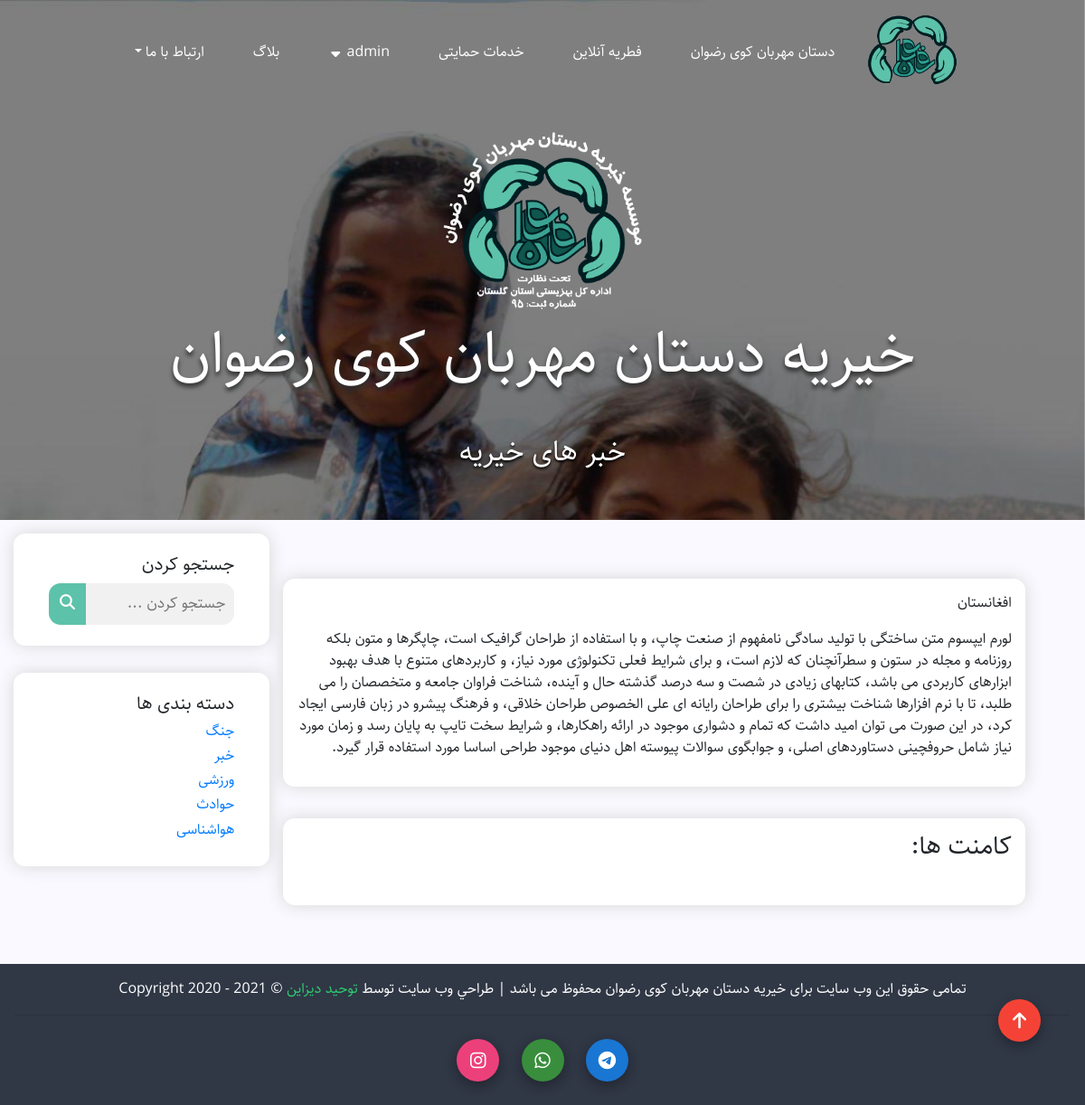
Screenshot of /news-category/1/ (signed in) with the database file from the repository.
### charity/models.py (models this page shows, shortened)
class Post(models.Model):
    STATUS_CHOICES = (
        ('draft', 'غیر فعال'),
        ('published', 'فعال'),
    )
    title = models.CharField(max_length=100, verbose_name='تیتر')
    user = models.ForeignKey('auth.User', on_delete=models.SET_NULL, null=True, blank=True, verbose_name='نویسنده')
    body = RichTextField(verbose_name='متن')
    image = models.ImageField(upload_to="image/", verbose_name='انتخاب عکس')
    time = models.DateTimeField(verbose_name='زمان')
    daste = models.ManyToManyField(Tag, verbose_name="دسته بندی", related_name='articles')
    status = models.CharField(max_length=10, choices=STATUS_CHOICES, default='published', verbose_name='وضعیت')
    class Meta:
        verbose_name = 'مقالات'
        verbose_name_plural = 'مقالات'
    def image_tag(self):
        return format_html("<img width=50 style='border-radius:5px;' src='{}'>".format(self.image.url))
    image_tag.short_description = 'عکس'

class Tag(models.Model):
    name = models.CharField(max_length=100, null=True, verbose_name='دسته بندی')
    slug = models.SlugField(max_length=100, unique=True, verbose_name='آدرس دسته بندی')
    status = models.BooleanField(default=True, verbose_name='آیا نمایش داده شود؟')
    positions = models.IntegerField(default=True, verbose_name='پوزیشن')
    class Meta:
        verbose_name = 'دسته بندی'
        verbose_name_plural = 'دسته بندی'
    def get_absolute_url(self):
        return reverse("category", args=[str(self.slug)])

### charity/views.py (the view)
# urls.py: path('news-category/<int:pk>/', views.NewsDetailView.as_view(), name='detail-news'),
class NewsDetailView(DetailView):
    model = Post
    template_name = 'main/category.html'
    context_object_name = 'category_post'
    def get_context_data(self, *args, **kwargs):
        context = super().get_context_data(**kwargs)
        context['category'] = Tag.objects.filter(status=True)
        return context

### templates/main/category.html (shortened to what this page needs)
{% extends 'base.html' %}
{% load static %}
{% block content %}
    <main>
        <div class="box-body">
            <div class="txt-name">
                <img src="{% static 'img/img-logo.png' %}" alt="">
                <p>خیریه دستان مهربان کوی رضوان</p>
            </div>
            <br>
            <div class="txt-ash">
                <h2>خبر های خیریه</h2>
            </div>
            <br>
            <br>
        </div>
    </div>
    <div class='main-news'>
        <div class='to-main-news1'>
                <div class="comment-post">
                    <p>{{category_post.title}}</p>
                    <p>{{category_post.body|safe}}</p>
                </div>
                <div class="comment-post">
                <h3>کامنت ها:</h3><br>
                </div>
        </div>
        <div class='to-main-news2'>
            <div class='search-box'>
                <h5>جستجو کردن</h5>
                <form class="example" method='GET' action="{% url 'search' %}" style="max-width:300px">
                <input type="text" placeholder="جستجو کردن ..." name="q">
                <button type="submit"><i class="fa fa-search"></i></button>
                </form>
            </div>
            <div class='search-box'>
                <h5> دسته بندی ها</h5>
                {% for cate in category %}
                <h6><a href="{{cate.get_absolute_url}}">{{cate.name}}</a></h6>
                {% endfor %}
            </div>
        </div>
    </div>
{% endblock content %}

### static/css/style2.css (style rules this page uses)
* { padding: 0; margin: 0; font-family: Sahel, serif; }
.main-news { width: 100%; height: auto; background-color: #F9F9FF; position: relative; padding: 15px; display: inline-flex; direction: rtl; text-align: right; }
.to-main-news1 { width: 75%; padding: 15px; height: auto; margin: 0 18px; }
.to-main-news2 { width: 25%; height: auto; }
.search-box { background-color: white; box-shadow: 0 0 19px #d7d7d7; border-radius: 13px; height: auto; padding: 23px 39px; margin-bottom: 30px; }
.search-box h6 { color: #626262; }
form.example input[type=text] { padding: 10px; font-size: 17px; border: none; float: right; width: 80%; border-radius: 0 13px 13px 0; background: #f1f1f1; }
form.example button { float: right; width: 20%; padding: 10px; background: #5dc2aa; color: white; font-size: 17px; border:none; border-radius: 13px 0 0 13px; cursor: pointer; }
form.example::after { content: ""; clear: both; display: table; }
.box-body div.txt-name { text-align: center; font-size: 66px; margin: auto; margin-top: 36px; color: white; text-shadow: 0 4px 5px #2e2e2e; }
.box-body div.txt-ash { text-align: center; color: white; font-size: 19px; text-shadow: 0 2px 3px black; }
.txt-name img { width: 220px; }
.comment-post { width: 100%; padding: 15px; height: auto; box-shadow: 0 0 19px #d7d7d7; margin: 35px 18px; border-radius: 13px; background-color: white; }

### rows the page displays
Post: title "افغانستان", body "لورم ایپسوم متن ساختگی با تولید سادگی نامفهوم از صنعت چاپ، و با استفاده از طراحان گرافیک است، چاپگرها و متون بلکه روزنامه و مجله در ستون و سطرآنچنان که لازم است، و برای شرایط فعلی تکنولوژی مورد نیاز، و کاربردهای متنوع با هدف بهبود ابزارهای کاربردی می باشد، کتابهای زیادی در شصت و سه درصد گذشته حال و آینده، شناخت فراوان جامعه و متخصصان را می طلبد، تا با نرم افزارها شناخت بیشتری را برای طراحان رایانه ای علی الخصوص طراحان خلاقی، و فرهنگ پیشرو در زبان فارسی ایجاد کرد، در این صورت می توان امید داشت که تمام و دشواری موجود در ارائه راهکارها، و شرایط سخت تایپ به پایان رسد و زمان مورد نیاز شامل حروفچینی دستاوردهای اصلی، و جوابگوی سوالات پیوسته اهل دنیای موجود طراحی اساسا مورد استفاده قرار گیرد."
Tag: name "جنگ"
Tag: name "خبر"
Tag: name "ورزشی"
Tag: name "حوادث"
Tag: name "هواشناسی"
